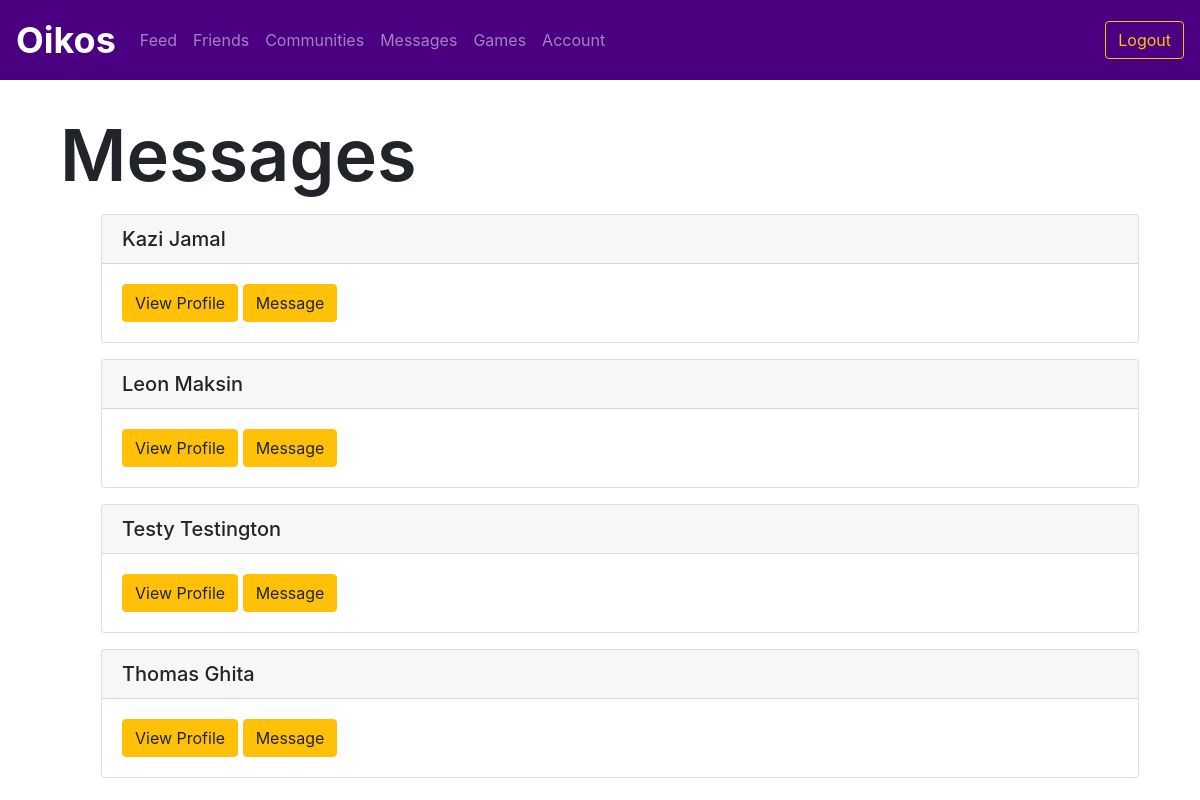
Page /messages/ (signed in) on the earlier database version.
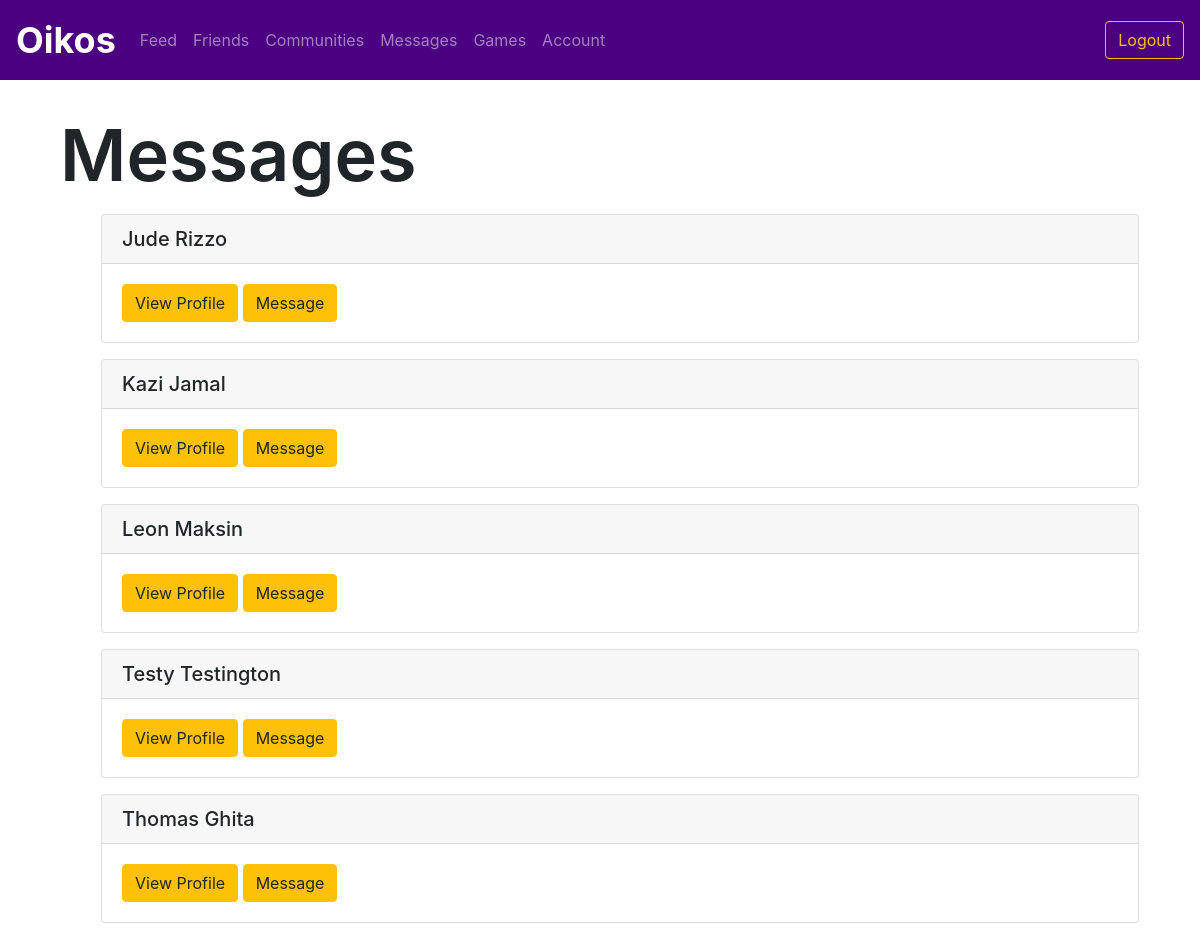
Same page on the later database version.
### utl/models.py (models this page shows)
class Friend(db.Model):
    ID = db.Column(db.Integer, primary_key=True)
    userID = db.Column(db.Integer, nullable=False)
    friendID = db.Column(db.Integer, nullable=False)
    displayName = db.Column(db.Integer, nullable=False)

### app.py (the view)
@app.route("/messages/")
@login_required
def messages():
    friendslist = friendsfunctions.getFriends(session['userID'])
    return render_template("messages.html", friends=friendslist)

### app.py (called while the page is built)
def login_required(f):
    @wraps(f)
    def decorated_function(*args, **kwargs):
        if "userID" not in session:
            return redirect(url_for('login'))
        return f(*args, **kwargs)
    return decorated_function

### utl/friends.py (called while the page is built)
def getFriends(userID):
    friends = Friend.query.filter_by(userID=userID).order_by(Friend.displayName.asc()).all()
    return friends

### templates/messages.html (shortened to what this page needs)
{% extends "logbase.html" %}
{% block body %}
    <div class="content">
        <h1 class="display-3" style="font-weight: 600; padding-left: 5vw; padding-top: 5vh;">Messages</h1>
    </div>
    <div class="container">
        <ul>
            {% for friend in friends %}
            <div class="card m-3">
                <h5 class="card-header">{{ friend.displayName }}</h5>
                <div class="card-body">
                  <a href="/profile/{{ friend.friendID }}" class="btn btn-warning">View Profile</a>
                  <a href="/messages/{{ friend.friendID }}" class="btn btn-warning">Message</a>
                </div>
              </div>
            {% endfor %}
        </ul>
    </div>
{% endblock %}

Differences in the rows shown:
added Friend: displayName "Jude Rizzo"
